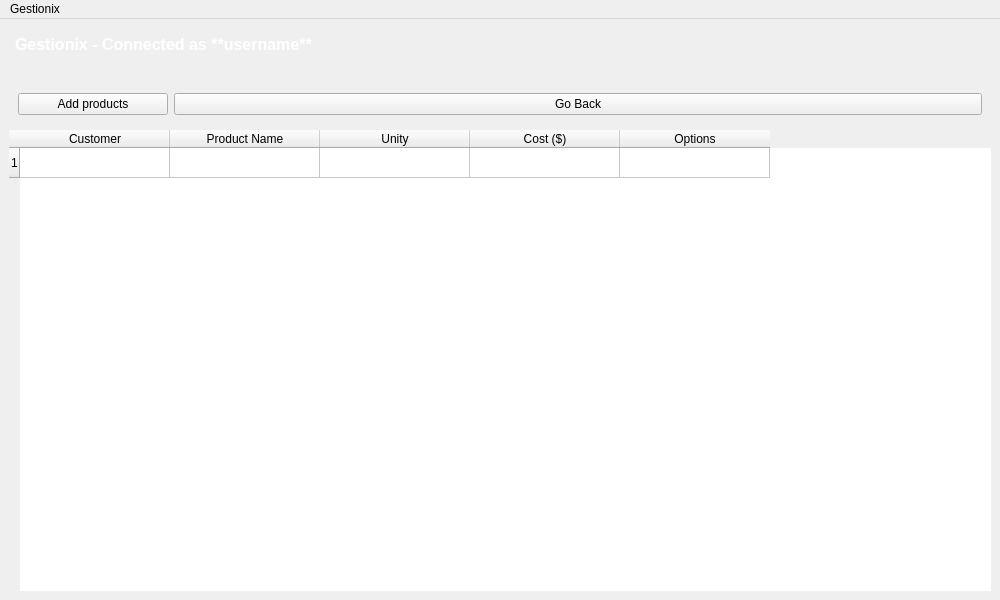
<?xml version="1.0" encoding="UTF-8"?>
<ui version="4.0">
 <class>MainWindow</class>
 <widget class="QMainWindow" name="MainWindow">
  <property name="geometry">
   <rect>
    <x>0</x>
    <y>0</y>
    <width>1000</width>
    <height>600</height>
   </rect>
  </property>
  <property name="windowTitle">
   <string>Gestionix - New order</string>
  </property>
  <property name="styleSheet">
   <string notr="true">QLabel {
	color: white;
	font-size: 18px;
	font-weight: bold;
}

QFrame {
	border: none;
}

QFrame #frame_2 {
	background-color: #400b97;
}

QLabel {
	color: #fff;
	font-size: 16px;
	font-weight: bold;
}</string>
  </property>
  <widget class="QWidget" name="centralwidget">
   <layout class="QVBoxLayout" name="verticalLayout">
    <property name="leftMargin">
     <number>0</number>
    </property>
    <property name="topMargin">
     <number>0</number>
    </property>
    <property name="rightMargin">
     <number>0</number>
    </property>
    <property name="bottomMargin">
     <number>0</number>
    </property>
    <item>
     <widget class="QFrame" name="frame_2">
      <property name="minimumSize">
       <size>
        <width>0</width>
        <height>50</height>
       </size>
      </property>
      <property name="maximumSize">
       <size>
        <width>16777215</width>
        <height>50</height>
       </size>
      </property>
      <property name="styleSheet">
       <string notr="true"/>
      </property>
      <property name="frameShape">
       <enum>QFrame::Shape::StyledPanel</enum>
      </property>
      <property name="frameShadow">
       <enum>QFrame::Shadow::Raised</enum>
      </property>
      <layout class="QHBoxLayout" name="horizontalLayout_2">
       <property name="leftMargin">
        <number>15</number>
       </property>
       <item>
        <widget class="QLabel" name="title">
         <property name="text">
          <string>Gestionix - Connected as **username**</string>
         </property>
        </widget>
       </item>
      </layout>
     </widget>
    </item>
    <item>
     <widget class="QFrame" name="frame_3">
      <property name="frameShape">
       <enum>QFrame::Shape::StyledPanel</enum>
      </property>
      <property name="frameShadow">
       <enum>QFrame::Shadow::Raised</enum>
      </property>
      <layout class="QGridLayout" name="gridLayout">
       <item row="2" column="0">
        <widget class="QTableWidget" name="tableWidget">
         <attribute name="horizontalHeaderDefaultSectionSize">
          <number>150</number>
         </attribute>
         <row/>
         <column>
          <property name="text">
           <string>Customer</string>
          </property>
         </column>
         <column>
          <property name="text">
           <string>Product Name</string>
          </property>
         </column>
         <column>
          <property name="text">
           <string>Unity</string>
          </property>
         </column>
         <column>
          <property name="text">
           <string>Cost ($)</string>
          </property>
         </column>
         <column>
          <property name="text">
           <string>Options</string>
          </property>
         </column>
         <item row="0" column="1">
          <property name="text">
           <string/>
          </property>
         </item>
         <item row="0" column="2">
          <property name="text">
           <string/>
          </property>
         </item>
         <item row="0" column="3">
          <property name="text">
           <string/>
          </property>
         </item>
         <item row="0" column="4">
          <property name="text">
           <string/>
          </property>
         </item>
        </widget>
       </item>
       <item row="0" column="0">
        <widget class="QFrame" name="actions">
         <property name="frameShape">
          <enum>QFrame::Shape::StyledPanel</enum>
         </property>
         <property name="frameShadow">
          <enum>QFrame::Shadow::Raised</enum>
         </property>
         <layout class="QHBoxLayout" name="horizontalLayout">
          <item>
           <widget class="QPushButton" name="createOrder">
            <property name="minimumSize">
             <size>
              <width>0</width>
              <height>0</height>
             </size>
            </property>
            <property name="maximumSize">
             <size>
              <width>150</width>
              <height>16777215</height>
             </size>
            </property>
            <property name="cursor">
             <cursorShape>PointingHandCursor</cursorShape>
            </property>
            <property name="text">
             <string>Add products</string>
            </property>
           </widget>
          </item>
          <item>
           <widget class="QPushButton" name="addButtons">
            <property name="cursor">
             <cursorShape>PointingHandCursor</cursorShape>
            </property>
            <property name="text">
             <string>Go Back</string>
            </property>
           </widget>
          </item>
         </layout>
        </widget>
       </item>
      </layout>
     </widget>
    </item>
   </layout>
  </widget>
  <widget class="QMenuBar" name="menubar">
   <property name="geometry">
    <rect>
     <x>0</x>
     <y>0</y>
     <width>1000</width>
     <height>24</height>
    </rect>
   </property>
   <property name="nativeMenuBar">
    <bool>false</bool>
   </property>
   <widget class="QMenu" name="menuGo_Back">
    <property name="title">
     <string>Gestionix</string>
    </property>
    <addaction name="actionGestionix"/>
   </widget>
   <addaction name="menuGo_Back"/>
  </widget>
  <action name="actionGestionix">
   <property name="text">
    <string>Go back</string>
   </property>
  </action>
 </widget>
 <resources/>
 <connections/>
</ui>
